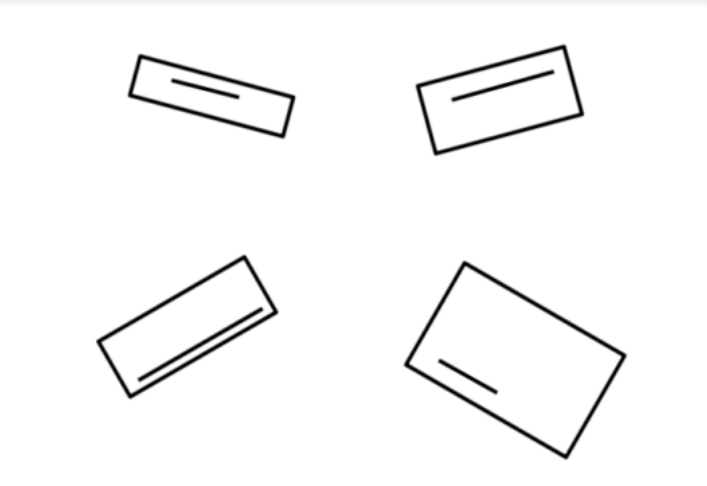
#> input picture image.png, 707 x 486 px
$ python rectangle_numbering.py
#> lines starting #> are read from the running program, lines starting #| are printed output that depends on the picture; after the words box and inside, x2 and y2 are one past the last pixel; in counts of white or black regions, pixels touching at a corner belong together
import cv2

image = cv2.imread("image.png")
#> image is the input picture: shape (486, 707, 3); min 0, max 255, mean 248.1
gray_image = cv2.cvtColor(image, cv2.COLOR_BGR2GRAY)
ret, thresh = cv2.threshold(gray_image, 50, 255, cv2.THRESH_BINARY)
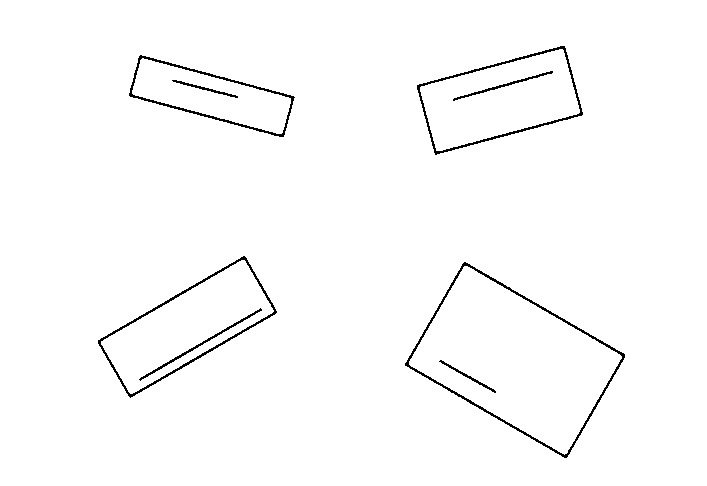
#> thresh: shape (486, 707); 98.4% white; black in thin lines or dots, all inside (x1, y1, x2, y2) = (98, 46, 625, 458)

# cv2.imshow("Threshold Image", thresh)
# cv2.waitKey(0)
# cv2.destroyAllWindows()

contours, _ = cv2.findContours(thresh, cv2.RETR_TREE, cv2.CHAIN_APPROX_SIMPLE)
#> contours = 13 contours; largest, box (x1, y1, x2, y2) and area: (0, 0, 707, 486) 342410, (404, 261, 626, 459) 22668, (409, 266, 622, 455) 20722, (97, 255, 278, 399) 11494, (416, 45, 584, 156) 11316

areas = [cv2.contourArea(contour) for contour in contours]
#> areas = [342410, 22667.5, 20721.5, 214.5, 11494.5, 10000.5, 461.5, 7081.5, 5765.5, 227.5, 11316.5, 9862.5, 348]
contour_areas = sorted(zip(areas, contours), reverse = True)
#> contour_areas = 13 items

areas, contours = zip(*contour_areas)
#> areas = (342410, 22667.5, 20721.5, 11494.5, 11316.5, 10000.5, 9862.5, 7081.5, 5765.5, 461.5, 348, 227.5, 214.5)
line_contours = contours[-4:] #Select the last 4 smallest areas since they will be the areas if the 4 lines
#> line_contours = 4 contours; box (x1, y1, x2, y2) and area: (138, 307, 263, 382) 462, (452, 70, 554, 102) 348, (171, 79, 239, 99) 228, (438, 359, 497, 394) 214

for i, contour in enumerate(line_contours):
    m = cv2.moments(contour)

    #Compute the center
    x = int(m['m10']/m['m00'])
    y = int(m['m01']/m['m00'])

    #Assign the numbers
    cv2.putText(image, str(i+1), (x,y), cv2.FONT_HERSHEY_SIMPLEX, 2, (0,255,0), 4)
#> this loop made 4 passes
#> (x, y) on passes 1 to 4: (199, 344), (502, 85), (204, 88), (467, 376)
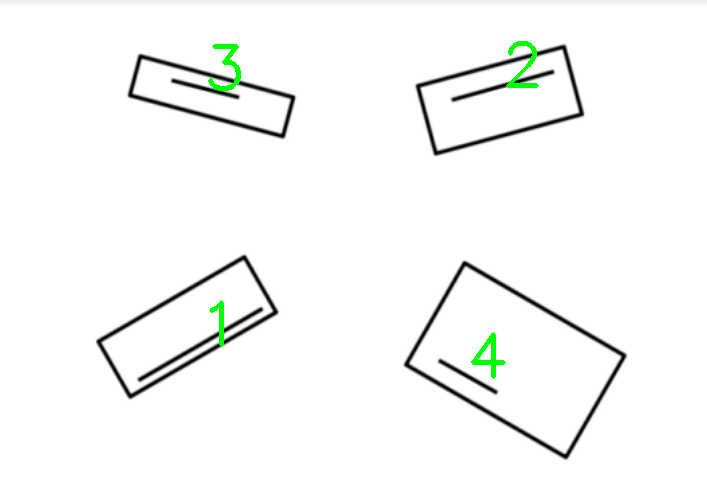
#> image: shape (486, 707, 3); 0.51% of pixels changed, all inside (x1, y1, x2, y2) = (208, 41, 539, 379)

cv2.imshow("Final Image", image)
cv2.waitKey(0)
cv2.destroyAllWindows()
